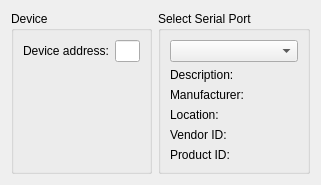
<?xml version="1.0" encoding="UTF-8"?>
<ui version="4.0">
 <class>DmxFlasher</class>
 <widget class="QWidget" name="DmxFlasher">
  <property name="geometry">
   <rect>
    <x>0</x>
    <y>0</y>
    <width>321</width>
    <height>166</height>
   </rect>
  </property>
  <property name="windowTitle">
   <string>Form</string>
  </property>
  <layout class="QGridLayout" name="gridLayout">
   <item row="0" column="1">
    <widget class="QGroupBox" name="groupBox">
     <property name="title">
      <string>Select Serial Port</string>
     </property>
     <layout class="QVBoxLayout" name="verticalLayout">
      <item>
       <widget class="ComboBoxWithPopupNotifi" name="serialPortComboBox"/>
      </item>
      <item>
       <widget class="QLabel" name="descriptionLabel">
        <property name="text">
         <string>Description:</string>
        </property>
       </widget>
      </item>
      <item>
       <widget class="QLabel" name="manufacturerLabel">
        <property name="text">
         <string>Manufacturer:</string>
        </property>
       </widget>
      </item>
      <item>
       <widget class="QLabel" name="locationLabel">
        <property name="text">
         <string>Location:</string>
        </property>
       </widget>
      </item>
      <item>
       <widget class="QLabel" name="vendorIDLabel">
        <property name="text">
         <string>Vendor ID:</string>
        </property>
       </widget>
      </item>
      <item>
       <widget class="QLabel" name="productIDlabel">
        <property name="text">
         <string>Product ID:</string>
        </property>
       </widget>
      </item>
     </layout>
    </widget>
   </item>
   <item row="0" column="0">
    <widget class="QGroupBox" name="groupBox_2">
     <property name="sizePolicy">
      <sizepolicy hsizetype="Fixed" vsizetype="Preferred">
       <horstretch>0</horstretch>
       <verstretch>0</verstretch>
      </sizepolicy>
     </property>
     <property name="title">
      <string>Device</string>
     </property>
     <layout class="QVBoxLayout" name="verticalLayout_2">
      <item>
       <layout class="QHBoxLayout" name="horizontalLayout">
        <item>
         <widget class="QLabel" name="label">
          <property name="text">
           <string>Device address:</string>
          </property>
         </widget>
        </item>
        <item>
         <widget class="QLineEdit" name="addressLineEdit">
          <property name="maximumSize">
           <size>
            <width>25</width>
            <height>16777215</height>
           </size>
          </property>
          <property name="inputMask">
           <string>HH</string>
          </property>
         </widget>
        </item>
       </layout>
      </item>
      <item>
       <spacer name="verticalSpacer">
        <property name="orientation">
         <enum>Qt::Vertical</enum>
        </property>
        <property name="sizeHint" stdset="0">
         <size>
          <width>20</width>
          <height>40</height>
         </size>
        </property>
       </spacer>
      </item>
     </layout>
    </widget>
   </item>
  </layout>
 </widget>
 <customwidgets>
  <customwidget>
   <class>ComboBoxWithPopupNotifi</class>
   <extends>QComboBox</extends>
   <header>comboboxwithpopupnotifi.h</header>
  </customwidget>
 </customwidgets>
 <resources/>
 <connections/>
</ui>
